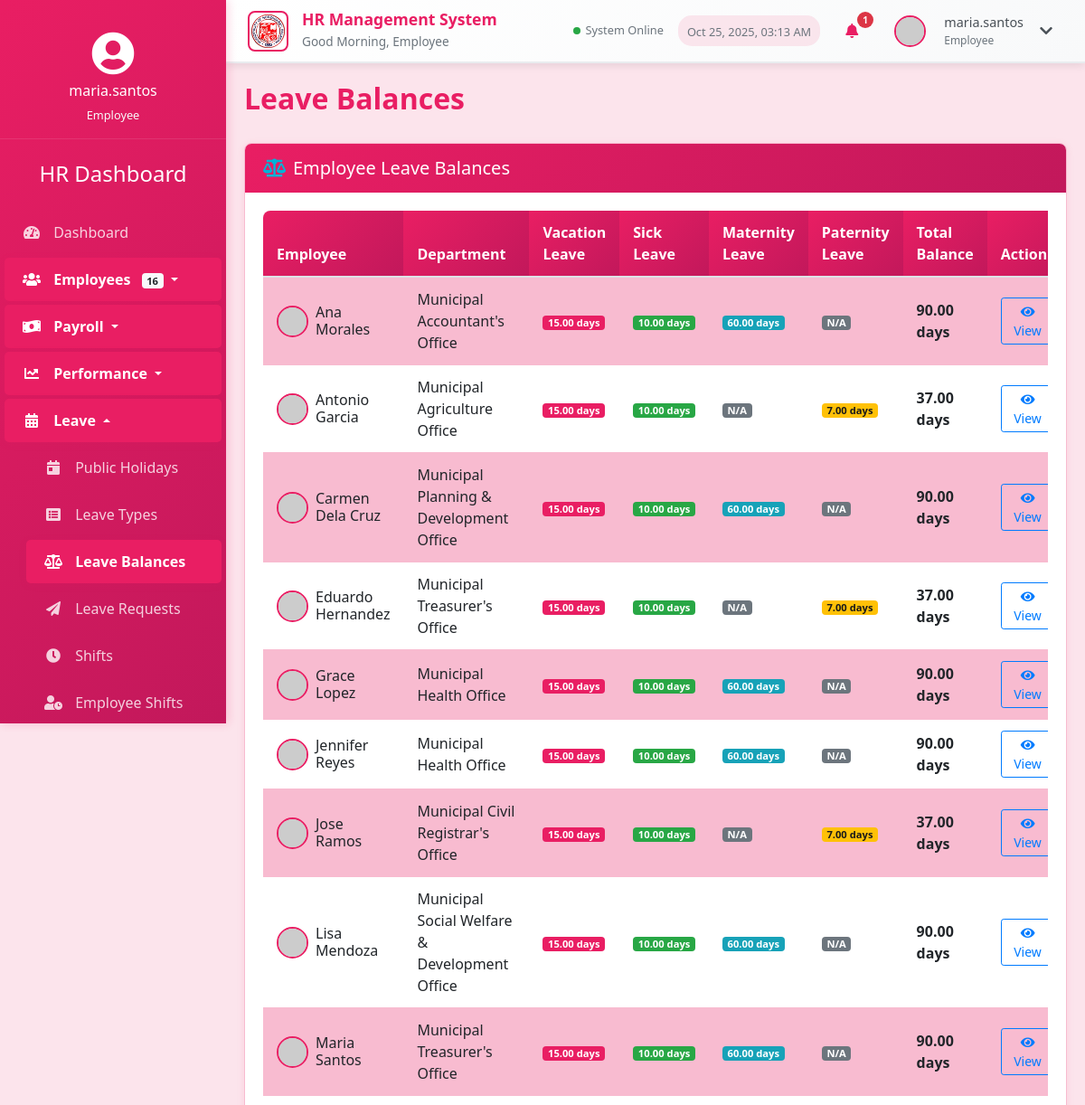
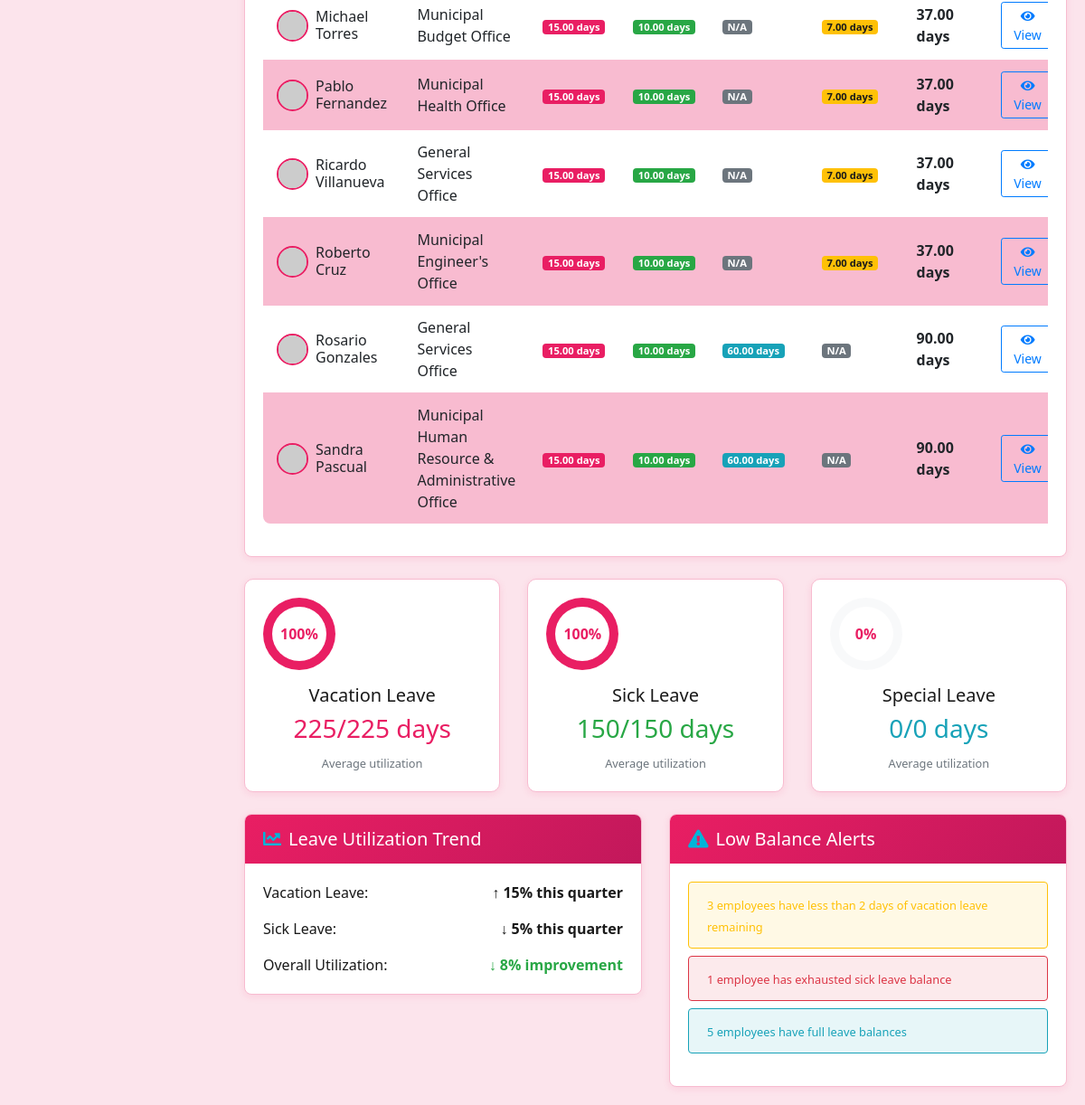
The page /leave_balances.php (signed in) on the database as committed earlier (2 pictures, top to bottom).
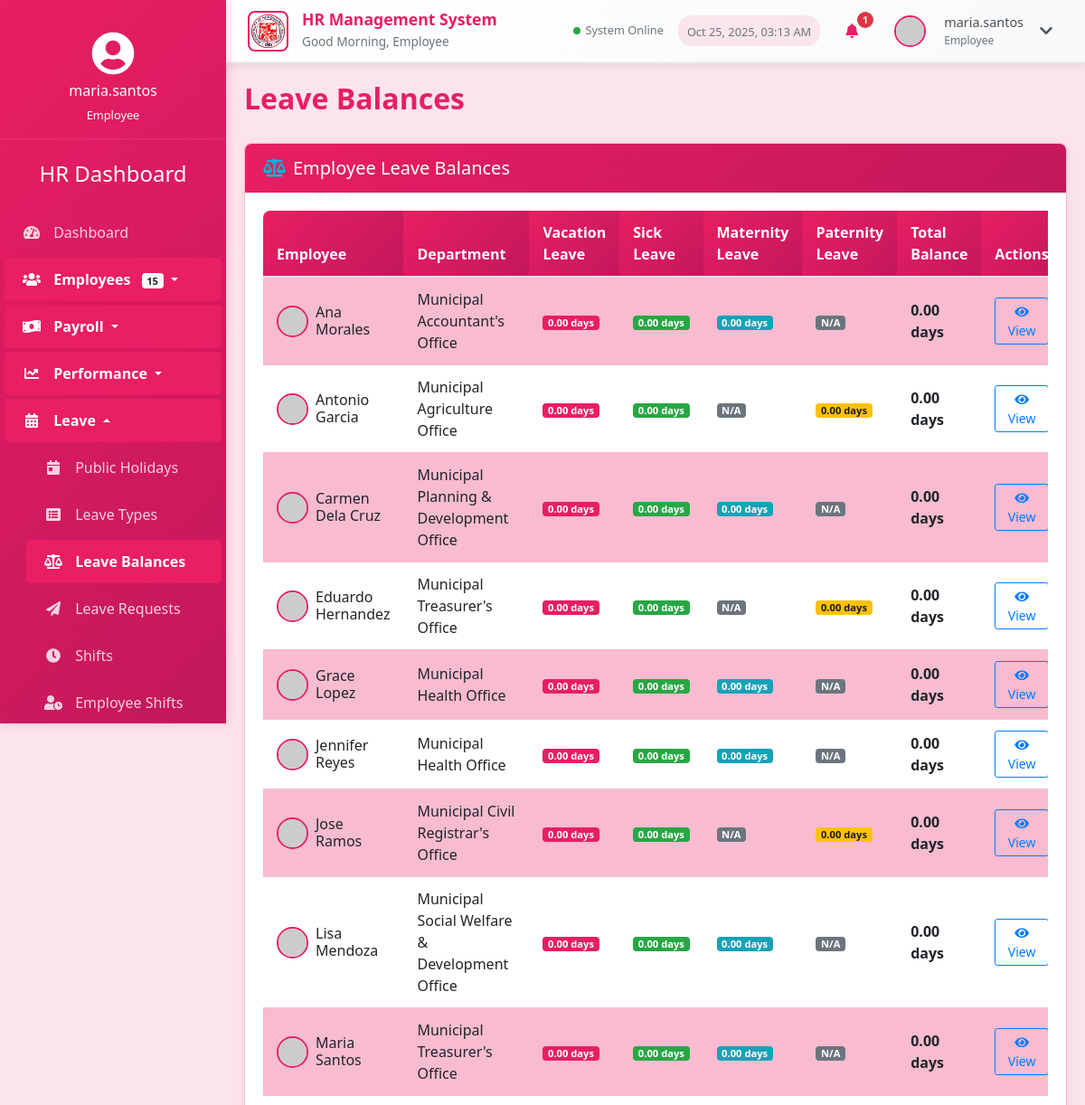
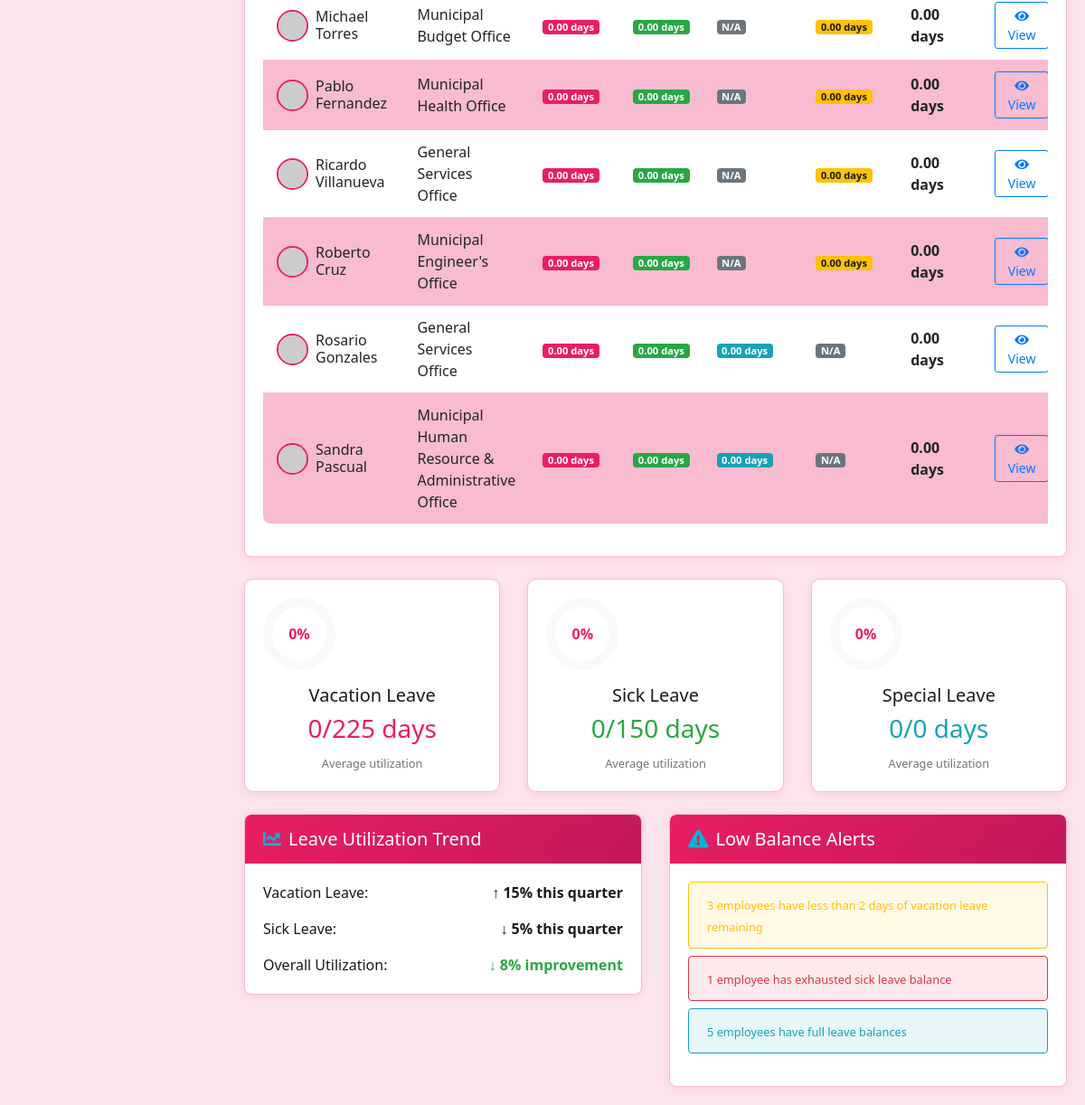
The same page on the database as committed later (2 pictures, top to bottom).
### tables this page shows
CREATE TABLE `employee_profiles` (
  `employee_id` int(11) NOT NULL,
  `personal_info_id` int(11) DEFAULT NULL,
  `job_role_id` int(11) DEFAULT NULL,
  `employee_number` varchar(20) NOT NULL,
  `hire_date` date NOT NULL,
  `employment_status` enum('Full-time','Part-time','Contract','Intern','Terminated') NOT NULL,
  `current_salary` decimal(10,2) NOT NULL,
  `work_email` varchar(100) DEFAULT NULL,
  `work_phone` varchar(20) DEFAULT NULL,
  `location` varchar(100) DEFAULT NULL,
  `remote_work` tinyint(1) DEFAULT 0,
  `created_at` timestamp NOT NULL DEFAULT current_timestamp(),
  `updated_at` timestamp NOT NULL DEFAULT current_timestamp() ON UPDATE current_timestamp()
);

CREATE TABLE `personal_information` (
  `personal_info_id` int(11) NOT NULL,
  `first_name` varchar(50) NOT NULL,
  `last_name` varchar(50) NOT NULL,
  `date_of_birth` date NOT NULL,
  `gender` enum('Male','Female','Non-binary','Prefer not to say') NOT NULL,
  `marital_status` enum('Single','Married','Divorced','Widowed') NOT NULL,
  `nationality` varchar(50) NOT NULL,
  `tax_id` varchar(20) DEFAULT NULL,
  `social_security_number` varchar(20) DEFAULT NULL,
  `phone_number` varchar(20) NOT NULL,
  `emergency_contact_name` varchar(100) DEFAULT NULL,
  `emergency_contact_relationship` varchar(50) DEFAULT NULL,
  `emergency_contact_phone` varchar(20) DEFAULT NULL,
  `created_at` timestamp NOT NULL DEFAULT current_timestamp(),
  `updated_at` timestamp NOT NULL DEFAULT current_timestamp() ON UPDATE current_timestamp()
);

### dp.php (called while the page is built, shortened)
<?php
require_once 'config.php';
function getLeaveBalances() {
    global $conn;
    try {
        $sql = "SELECT
                    ep.employee_id,
                    pi.first_name,
                    pi.last_name,
                    pi.gender,
                    ep.employee_number,
                    d.department_name,
                    COALESCE(SUM(CASE WHEN lt.leave_type_name = 'Vacation Leave' THEN lb.leaves_remaining ELSE 0 END), 0) as vacation_leave,
                    COALESCE(SUM(CASE WHEN lt.leave_type_name = 'Sick Leave' THEN lb.leaves_remaining ELSE 0 END), 0) as sick_leave,
                    COALESCE(SUM(CASE WHEN lt.leave_type_name = 'Maternity Leave' AND pi.gender = 'Female' THEN lb.leaves_remaining ELSE 0 END), 0) as maternity_leave,
                    COALESCE(SUM(CASE WHEN lt.leave_type_name = 'Paternity Leave' AND pi.gender = 'Male' THEN lb.leaves_remaining ELSE 0 END), 0) as paternity_leave,
                    COALESCE(SUM(lb.leaves_remaining), 0) as total_balance
                FROM employee_profiles ep
                JOIN personal_information pi ON ep.personal_info_id = pi.personal_info_id
                LEFT JOIN departments d ON ep.job_role_id IN (
                    SELECT job_role_id FROM job_roles WHERE department = d.department_name
                )
                LEFT JOIN leave_balances lb ON ep.employee_id = lb.employee_id AND lb.year = YEAR(CURDATE())
                LEFT JOIN leave_types lt ON lb.leave_type_id = lt.leave_type_id
                GROUP BY ep.employee_id, pi.first_name, pi.last_name, pi.gender, ep.employee_number, d.department_name
                ORDER BY pi.first_name, pi.last_name";
        $stmt = $conn->query($sql);
        return $stmt->fetchAll(PDO::FETCH_ASSOC);
    } catch (PDOException $e) {
        error_log("getLeaveBalances error: " . $e->getMessage());
        return [];
    }
}
?>

### leave_balances.php (the view, shortened to what the changed rows need)
<?php
require_once 'dp.php';
$leaveBalances = getLeaveBalances();
$vacationTotal = 0;
$sickTotal = 0;
foreach ($leaveBalances as $employee) {
    $vacationTotal += $employee['vacation_leave'] ?? 0;
    $sickTotal += $employee['sick_leave'] ?? 0;
}
$vacationUtilization = count($leaveBalances) > 0 ? round(($vacationTotal / (count($leaveBalances) * 15)) * 100) : 0;
$sickUtilization = count($leaveBalances) > 0 ? round(($sickTotal / (count($leaveBalances) * 10)) * 100) : 0;
$vacationLeaveTotal = [
    'leave_type_name' => 'Vacation Leave',
    'total_remaining' => $vacationTotal,
    'total_allocated' => count($leaveBalances) * 15,
    'utilization_percentage' => $vacationUtilization
];
$sickLeaveTotal = [
    'leave_type_name' => 'Sick Leave',
    'total_remaining' => $sickTotal,
    'total_allocated' => count($leaveBalances) * 10,
    'utilization_percentage' => $sickUtilization
];
?>
<!DOCTYPE html>
<html lang="en">
<head>
    <link rel="stylesheet" href="https://stackpath.bootstrapcdn.com/bootstrap/4.5.2/css/bootstrap.min.css">
    <link rel="stylesheet" href="https://cdnjs.cloudflare.com/ajax/libs/font-awesome/5.15.1/css/all.min.css">
    <link rel="stylesheet" href="styles.css?v=rose">
</head>
<body>
    <div class="container-fluid">
        <?php include 'navigation.php'; ?>
        <div class="row">
            <?php include 'sidebar.php'; ?>
            <div class="main-content">
                <h2 class="section-title">Leave Balances</h2>
                <div class="row mb-4">
                    <div class="col-md-12">
                        <div class="card">
                            <div class="card-body">
                                <div class="table-responsive">
                                    <table class="table table-striped">
                                        <thead>
                                            <tr>
                                                <th>Employee</th>
                                                <th>Department</th>
                                                <th>Vacation Leave</th>
                                                <th>Sick Leave</th>
                                                <th>Maternity Leave</th>
                                                <th>Paternity Leave</th>
                                                <th>Total Balance</th>
                                                <th>Actions</th>
                                            </tr>
                                        </thead>
                                        <tbody>
                                            <?php if (!empty($leaveBalances)): ?>
                                                <?php foreach ($leaveBalances as $employee): ?>
                                                    <tr>
                                                        <td>
                                                            <div class="d-flex align-items-center">
                                                                <img src="https://ui-avatars.com/api/?name=<?= urlencode($employee['first_name'] . '+' . $employee['last_name']) ?>&background=E91E63&color=fff&size=35"
                                                                     alt="Profile" class="profile-image mr-2">
                                                                <div>
                                                                    <h6 class="mb-0"><?= htmlspecialchars($employee['first_name'] . ' ' . $employee['last_name']) ?></h6>
                                                                </div>
                                                            </div>
                                                        </td>
                                                        <td><?= htmlspecialchars($employee['department_name'] ?? 'N/A') ?></td>
                                                        <td>
                                                            <span class="badge badge-primary"><?= $employee['vacation_leave'] ?? 0 ?> days</span>
                                                        </td>
                                                        <td>
                                                            <span class="badge badge-success"><?= $employee['sick_leave'] ?? 0 ?> days</span>
                                                        </td>
                                                        <td>
                                                            <?php if ($employee['gender'] === 'Female'): ?>
                                                                <span class="badge badge-info"><?= $employee['maternity_leave'] ?? 0 ?> days</span>
                                                            <?php else: ?>
                                                                <span class="badge badge-secondary" title="Not applicable for <?= $employee['gender'] ?> employees">N/A</span>
                                                            <?php endif; ?>
                                                        </td>
                                                        <td>
                                                            <?php if ($employee['gender'] === 'Male'): ?>
                                                                <span class="badge badge-warning"><?= $employee['paternity_leave'] ?? 0 ?> days</span>
                                                            <?php else: ?>
                                                                <span class="badge badge-secondary" title="Not applicable for <?= $employee['gender'] ?> employees">N/A</span>
                                                            <?php endif; ?>
                                                        </td>
                                                        <td>
                                                            <strong><?= $employee['total_balance'] ?? 0 ?> days</strong>
                                                        </td>
                                                        <td>
                                                            <button class="btn btn-sm btn-outline-primary">
                                                                <i class="fas fa-eye"></i> View
                                                            </button>
                                                        </td>
                                                    </tr>
                                                <?php endforeach; ?>
                                            <?php endif; ?>
                                        </tbody>
                                    </table>
                                </div>
                            </div>
                        </div>
                    </div>
                </div>
                <div class="row">
                    <div class="col-md-4">
                        <div class="card balance-card">
                            <div class="card-body text-center">
                                <div class="progress-circle mb-3" style="--percentage: <?= $vacationLeaveTotal['utilization_percentage'] ?>%">
                                    <span class="progress-text"><?= $vacationLeaveTotal['utilization_percentage'] ?>%</span>
                                </div>
                                <h5>Vacation Leave</h5>
                                <h3 class="text-primary"><?= $vacationLeaveTotal['total_remaining'] ?>/<?= $vacationLeaveTotal['total_allocated'] ?> days</h3>
                                <small class="text-muted">Average utilization</small>
                            </div>
                        </div>
                    </div>
                    <div class="col-md-4">
                        <div class="card balance-card">
                            <div class="card-body text-center">
                                <div class="progress-circle mb-3" style="--percentage: <?= $sickLeaveTotal['utilization_percentage'] ?>%">
                                    <span class="progress-text"><?= $sickLeaveTotal['utilization_percentage'] ?>%</span>
                                </div>
                                <h5>Sick Leave</h5>
                                <h3 class="text-success"><?= $sickLeaveTotal['total_remaining'] ?>/<?= $sickLeaveTotal['total_allocated'] ?> days</h3>
                                <small class="text-muted">Average utilization</small>
                            </div>
                        </div>
                    </div>
                </div>
            </div>
        </div>
    </div>
</body>
</html>

### sidebar.php (shortened to what the changed rows need)
<?php
function getSidebarStats() {
    global $conn;
    $stats = [];
    try {
        $sql = "SELECT COUNT(*) as count FROM employee_profiles";
        $stmt = $conn->query($sql);
        $result = $stmt->fetch(PDO::FETCH_ASSOC);
        $stats['employees'] = $result['count'] ?? 0;
        $sql = "SELECT COUNT(*) as count FROM leave_requests WHERE status = 'Pending'";
        $stmt = $conn->query($sql);
        $result = $stmt->fetch(PDO::FETCH_ASSOC);
        $stats['pending_leaves'] = $result['count'] ?? 0;
        $sql = "SELECT COUNT(*) as count FROM job_openings WHERE status = 'Open'";
        $stmt = $conn->query($sql);
        $result = $stmt->fetch(PDO::FETCH_ASSOC);
        $stats['job_openings'] = $result['count'] ?? 0;
        $sql = "SELECT COUNT(*) as count FROM training_sessions WHERE start_date >= CURDATE()";
        $stmt = $conn->query($sql);
        $result = $stmt->fetch(PDO::FETCH_ASSOC);
        $stats['training_sessions'] = $result['count'] ?? 0;
    } catch (PDOException $e) {
        $stats = [
            'employees' => 0,
            'pending_leaves' => 0,
            'job_openings' => 0,
            'training_sessions' => 0
        ];
    }
    return $stats;
}
$sidebar_stats = getSidebarStats();
?>
<div class="sidebar">
    <ul class="nav flex-column">
        <li class="nav-item">
            <a class="nav-link dropdown-toggle" data-toggle="collapse" href="#employeesDepartmentsCollapse" role="button" aria-expanded="false" aria-controls="employeesDepartmentsCollapse">
                <i class="fas fa-users"></i> Employees
                <?php if ($sidebar_stats['employees'] > 0): ?>
                    <span class="badge badge-light ml-2"><?php echo $sidebar_stats['employees']; ?></span>
                <?php endif; ?>
            </a>
        </li>
    </ul>
</div>

Rows that differ between the two databases and show on the page:
changed employee_profiles "Ana Morales": vacation_leave "15.00" → "0.00"; sick_leave "10.00" → "0.00"; maternity_leave "60.00" → "0.00"; total_balance "90.00" → "0.00"
changed employee_profiles "Antonio Garcia": vacation_leave "15.00" → "0.00"; sick_leave "10.00" → "0.00"; paternity_leave "7.00" → "0.00"; total_balance "37.00" → "0.00"
changed employee_profiles "Carmen Dela Cruz": vacation_leave "15.00" → "0.00"; sick_leave "10.00" → "0.00"; maternity_leave "60.00" → "0.00"; total_balance "90.00" → "0.00"
changed employee_profiles "Eduardo Hernandez": vacation_leave "15.00" → "0.00"; sick_leave "10.00" → "0.00"; paternity_leave "7.00" → "0.00"; total_balance "37.00" → "0.00"
changed employee_profiles "Grace Lopez": vacation_leave "15.00" → "0.00"; sick_leave "10.00" → "0.00"; maternity_leave "60.00" → "0.00"; total_balance "90.00" → "0.00"
changed employee_profiles "Jennifer Reyes": vacation_leave "15.00" → "0.00"; sick_leave "10.00" → "0.00"; maternity_leave "60.00" → "0.00"; total_balance "90.00" → "0.00"
changed employee_profiles "Jose Ramos": vacation_leave "15.00" → "0.00"; sick_leave "10.00" → "0.00"; paternity_leave "7.00" → "0.00"; total_balance "37.00" → "0.00"
changed employee_profiles "Lisa Mendoza": vacation_leave "15.00" → "0.00"; sick_leave "10.00" → "0.00"; maternity_leave "60.00" → "0.00"; total_balance "90.00" → "0.00"
changed employee_profiles "Maria Santos": vacation_leave "15.00" → "0.00"; sick_leave "10.00" → "0.00"; maternity_leave "60.00" → "0.00"; total_balance "90.00" → "0.00"
changed employee_profiles "Michael Torres": vacation_leave "15.00" → "0.00"; sick_leave "10.00" → "0.00"; paternity_leave "7.00" → "0.00"; total_balance "37.00" → "0.00"
changed employee_profiles "Pablo Fernandez": vacation_leave "15.00" → "0.00"; sick_leave "10.00" → "0.00"; paternity_leave "7.00" → "0.00"; total_balance "37.00" → "0.00"
changed employee_profiles "Ricardo Villanueva": vacation_leave "15.00" → "0.00"; sick_leave "10.00" → "0.00"; paternity_leave "7.00" → "0.00"; total_balance "37.00" → "0.00"
changed employee_profiles "Roberto Cruz": vacation_leave "15.00" → "0.00"; sick_leave "10.00" → "0.00"; paternity_leave "7.00" → "0.00"; total_balance "37.00" → "0.00"
changed employee_profiles "Rosario Gonzales": vacation_leave "15.00" → "0.00"; sick_leave "10.00" → "0.00"; maternity_leave "60.00" → "0.00"; total_balance "90.00" → "0.00"
changed employee_profiles "Sandra Pascual": vacation_leave "15.00" → "0.00"; sick_leave "10.00" → "0.00"; maternity_leave "60.00" → "0.00"; total_balance "90.00" → "0.00"
Other text that changed with them:
$sidebar_stats['employees']: "16" → "15"
$vacationLeaveTotal['utilization_percentage']: 100 → 0 (drawn)
$vacationLeaveTotal['utilization_percentage']: "100" → "0"
$vacationLeaveTotal['total_remaining']: "225" → "0"
$sickLeaveTotal['utilization_percentage']: 100 → 0 (drawn)
$sickLeaveTotal['utilization_percentage']: "100" → "0"
$sickLeaveTotal['total_remaining']: "150" → "0"
